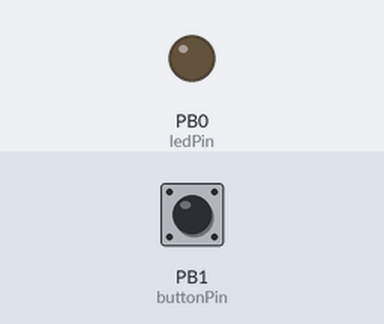
Bench run of a sketch on a simulated ATtiny85, built with avr-gcc and run on an emulated ATtiny85. Parts: output pins drawn as LEDs (lit = HIGH). The test bench sets the inputs (shaded band); at power-on: PB1 (buttonPin) HIGH.

Above: at 1.2 s.
1.3 s: PB1 (buttonPin) pulled LOW for 0.15 s
At 2.8 s:
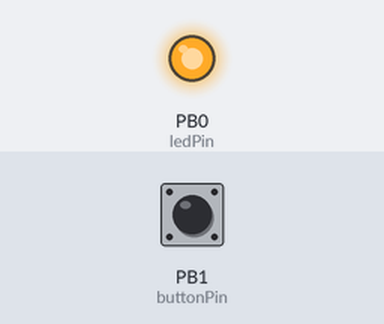
3.4 s: PB1 (buttonPin) pulled LOW for 1 s
Timing chart, 0 to 6.4 s (numbered marks = the images above; inputs shaded):
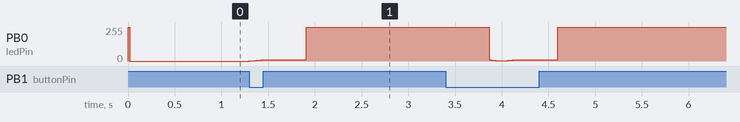

Measured:
- after the input at 1.3 s, PB0 (ledPin): moves from 0/255 to 255/255 over 0.61 s, starting at once

The sketch:

ATtiny-LED-ButtonLamp.ino
```cpp
/*
 *   For a Tactile button and an LED driver at the ledPin.
 *   Code by Thomas Friberg (https://github.com/tomtheswede)
 *   Updated 17/07/2016
 */

#define sbi(sfr, bit) (_SFR_BYTE(sfr) |= _BV(bit)) //OR
#define cbi(sfr, bit) (_SFR_BYTE(sfr) &= ~_BV(bit)) //AND

//Interrupt variables
volatile bool pressed=false;
volatile bool buttonState=false;
volatile unsigned long pressTime=0;
volatile const unsigned int reTriggerDelay=190; //minimum time in millis between button presses

volatile const unsigned int buttonPin=1; //(1 on ATtiny85)

//INPUT CONSTANTS
const unsigned int ledPin=0; // (0 on ATtiny85)
const unsigned int defaultFadeSpeed=5;
const unsigned int longPressLength=600; //Time in milliseconds for a long press
const unsigned int longerPressLength=3000; //Time in milliseconds for a longer press (all off)
const unsigned int PWMTable[101] = {0,1,1,1,1,1,2,2,2,2,3,3,3,4,4,5,5,6,6,7,7,8,9,9,10,11,12,13,14,15,16,17,18,19,20,21,23,24,25,27,28,30,32,33,35,37,39,41,43,45,47,49,51,53,56,58,61,63,66,69,72,74,77,80,84,87,90,93,97,100,104,108,111,115,119,123,127,131,136,140,145,149,154,159,163,168,174,179,184,189,195,200,206,212,218,224,230,236,242,249,255}; //0 to 100 values for brightnes


//GLOBAL VARIABLES
String data = "";
unsigned int fadeSpeed=defaultFadeSpeed;
bool longPressPrimer=false;
bool longerPressPrimer=false;
unsigned int ledPinState = 0; //Default boot state of LEDs and last setPoint of the pin between 0 and 100
unsigned int ledSetPoint = 0;
unsigned int brightness = 100; //last 'on' setpoint for 0-100 scale brightness
unsigned long lastFadeTime = 0;
long calibrationTime=0;
bool calibratePrimer=false;
int timerCount=0;
bool timerPrimer=false;


//-----------------------------------------------------------------------------

void setup() {
  setupLines();
}

//-----------------------------------------------------------------------------

void loop() {

  ReportButtonPress();
  FadeLEDs();
  delay(0);
}

//-----------------------------------------------------------------------------

void setupLines() {
  pinMode(buttonPin,INPUT_PULLUP);
  pinMode(ledPin,OUTPUT);
  digitalWrite(ledPin, HIGH); //Turn off LED while connecting
  delay(20);
  digitalWrite(ledPin, LOW); //Turn off LED while connecting
  ledSetPoint=0; // input a setpoint for fading as we enter the loop
  //Serial.begin(9600);

  //Set pin to start interrupts
  sbi(GIMSK,PCIE); //Turn on interrupt
  sbi(PCMSK,PCINT1); //set pin affected by interupt
}

//-----------------------------------------------------------------------------

ISR(PCINT0_vect) {
  // This is called when the interrupt occurs, but I don't need to do anything in it
  buttonState=!digitalRead(buttonPin);
  //Serial.println("Test trigger");
  if (buttonState && (millis()-pressTime>reTriggerDelay)) { //if pressed in
    pressed=true;
    pressTime=millis();
    //Serial.println("--Test trigger2");
  }
  else if (!buttonState && (millis()-pressTime>reTriggerDelay)) { //if released
    pressTime=millis();
    //Serial.println("--Test trigger4");
  }
}

//-----------------------------------------------------------------------------

void ReportButtonPress() {

  buttonState=!digitalRead(buttonPin);

  if (pressed && (ledPinState>0) && (ledPinState!=ledSetPoint)) { //Hold
    brightness=ledPinState;
    ledSetPoint=brightness;
    //Serial.println("Hold Triggered. ");
    longPressPrimer=true;
    longerPressPrimer=true;
    pressed=false;
  }
  if (pressed && (ledPinState==0)) { //Switch on
    ledSetPoint=brightness; // input a setpoint for fading
    //Serial.println("Toggle On Triggered. ");
    longPressPrimer=true;
    longerPressPrimer=true;
    pressed=false;
  }
  if (pressed && (ledPinState>0)) { //Off
    ledSetPoint=0; // input a setpoint for fading
    //Serial.println("Toggle Off Triggered. ");
    longPressPrimer=true;
    longerPressPrimer=true;
    pressed=false;
  }
  else if (buttonState && longPressPrimer && (millis()-pressTime>longPressLength)) { // Full power (or all off)
    longPressPrimer=false;
    brightness=100;
    ledSetPoint=brightness;
    //Serial.println("Full Power Triggered. ");
  }
  //else if (buttonState && longerPressPrimer && (millis()-pressTime>longerPressLength)) { // Longer hold
  //  longerPressPrimer=false;
  //  ledSetPoint=0; // input a setpoint for fading
  //  Serial.println("All Off Triggered. ");
  //}
  else if (!buttonState && (millis()-pressTime>longerPressLength)) {
    longPressPrimer=false;
    longerPressPrimer=false;
  }
}

//-----------------------------------------------------------------------------

void FadeLEDs() {
  if ((millis()-lastFadeTime>fadeSpeed) && (ledPinState<ledSetPoint)) {
    ledPinState = ledPinState + 1;
    analogWrite(ledPin, PWMTable[ledPinState]);
    //Serial.println("LED state is now set to " + String(ledPinState));
    lastFadeTime=millis();
  }
  else if ((millis()-lastFadeTime>fadeSpeed) && (ledPinState > ledSetPoint)) {
    ledPinState = ledPinState - 1;
    analogWrite(ledPin, PWMTable[ledPinState]);
    //Serial.println("LED state is now set to " + String(ledPinState));
    lastFadeTime=millis();
  }
}
```
